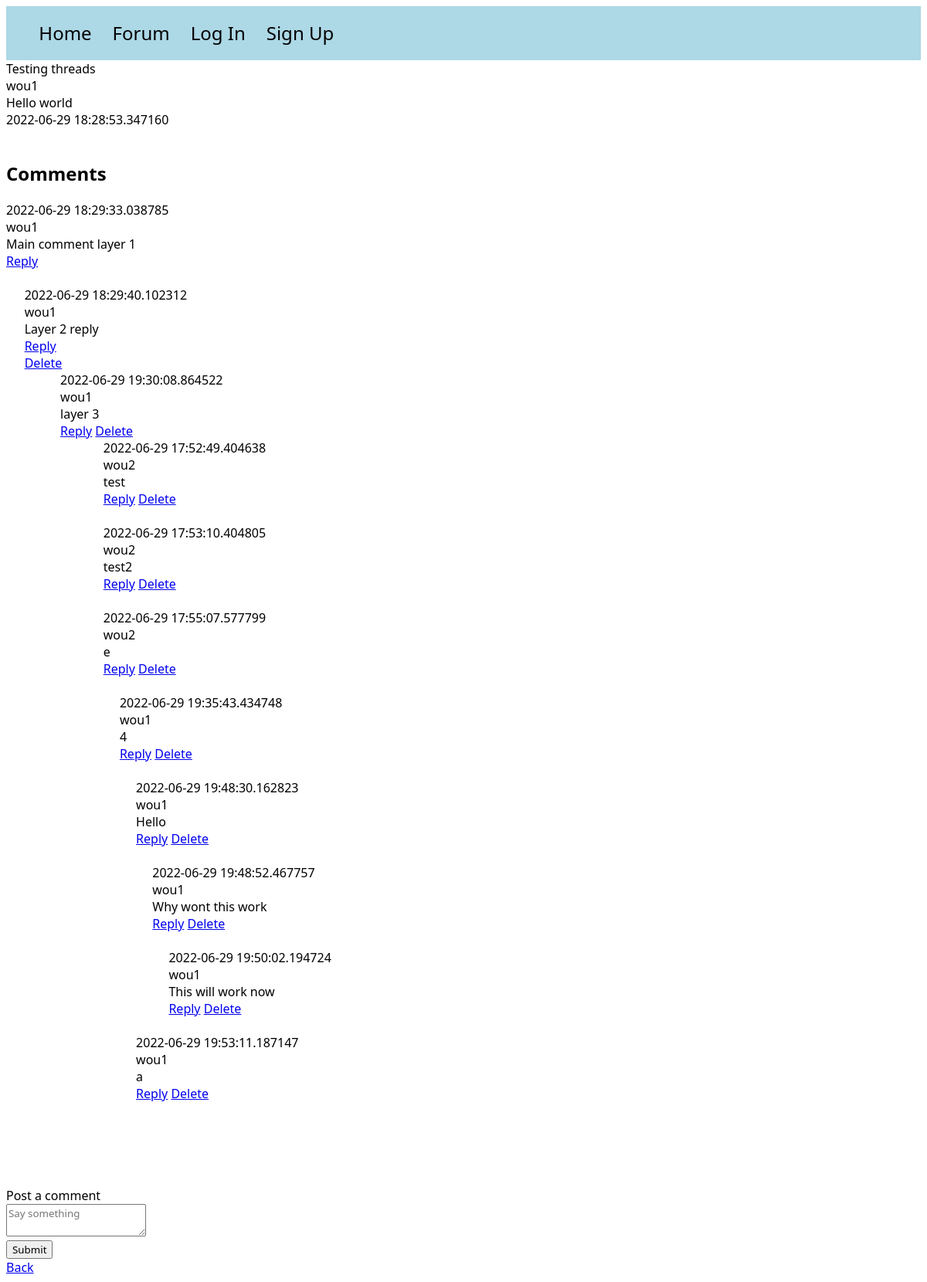
Before: /posts/1 with the older database file.
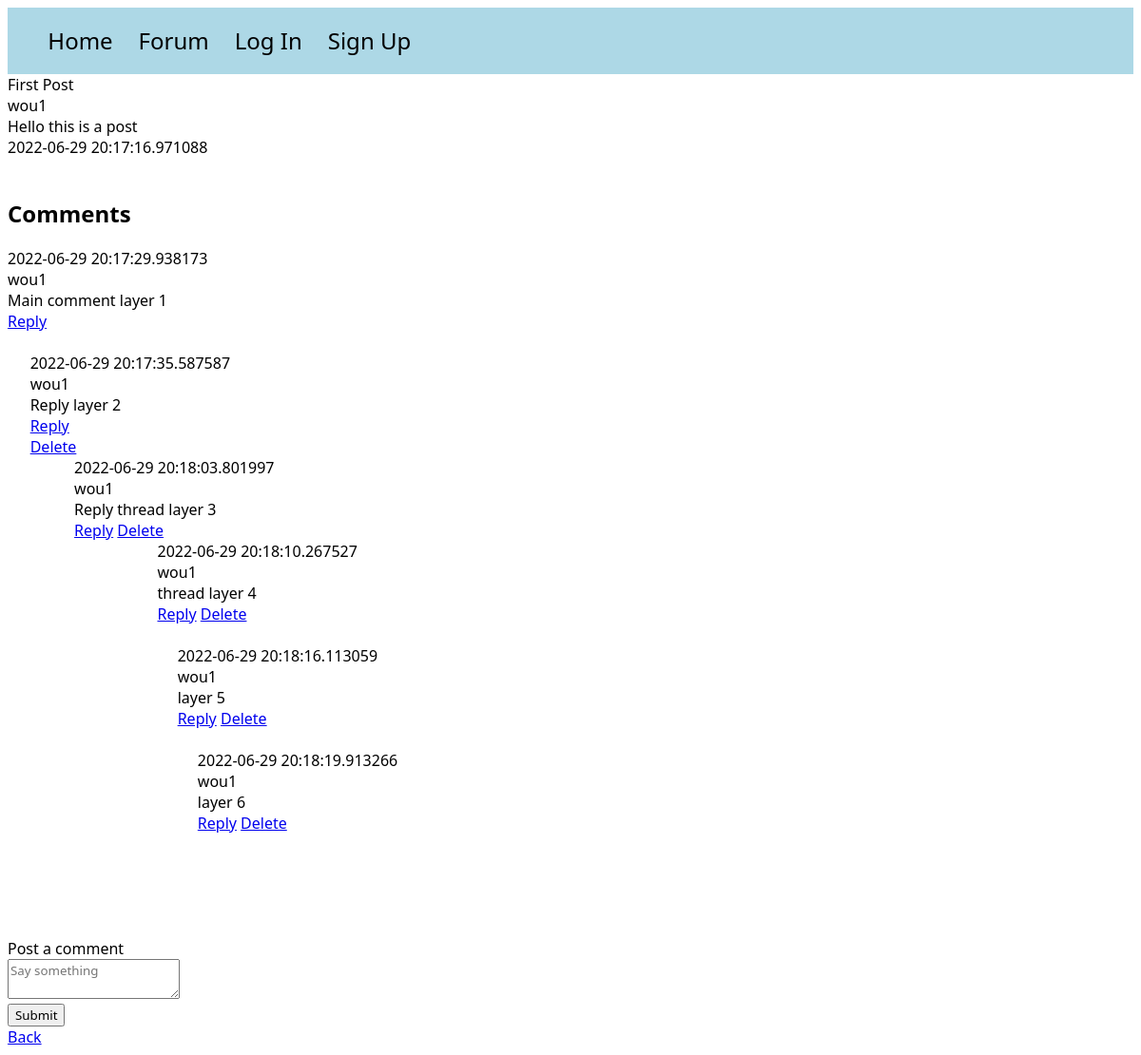
After: the same page with the newer database file.
### models.py (models this page shows)
class Post(db.Model):
    id = db.Column(db.Integer, primary_key=True)
    title = db.Column(db.String(100))
    content = db.Column(db.Text)
    poster_id = db.Column(db.Integer, db.ForeignKey(User.id))
    date_posted = db.Column(db.DateTime, default=datetime.utcnow)
    slug = db.Column(db.String(256))
    comments = db.relationship('Comment', backref='commented_post')

class Comment(db.Model):
    id = db.Column(db.Integer, primary_key=True)
    author_id = db.Column(db.Integer, db.ForeignKey(User.id))
    author_name = db.relationship('User', backref='comment_poster')
    content = db.Column(db.Text)
    timestamp = db.Column(db.DateTime, default=datetime.utcnow)
    post_id = db.Column(db.Integer, db.ForeignKey(Post.id))
    replies = db.relationship('Reply', backref='replied_comment')

class User(UserMixin, db.Model):
    id = db.Column(db.Integer, primary_key=True)
    email = db.Column(db.String(100), unique=True)
    password = db.Column(db.String(100))
    name = db.Column(db.String(1000))
    last_seen = db.Column(db.String(100))
    posts = db.relationship('Post', backref='poster')

class Reply(db.Model):
    id = db.Column(db.Integer, primary_key=True)
    reply_author_id = db.Column(db.Integer, db.ForeignKey(User.id))
    reply_author_name = db.relationship('User', backref='reply_poster')
    content = db.Column(db.Text)
    timestamp = db.Column(db.DateTime, default=datetime.utcnow)
    comment_id = db.Column(db.Integer, db.ForeignKey(Comment.id))
    post_id = db.Column(db.Integer, db.ForeignKey(Post.id))
    replies = db.relationship('ReplyThread', backref='replied_thread')

class ReplyThread(db.Model):
    id = db.Column(db.Integer, primary_key=True)
    author_id = db.Column(db.Integer, db.ForeignKey(User.id))
    author_name = db.relationship('User', backref='reply_thread_poster')
    content = db.Column(db.Text)
    timestamp = db.Column(db.DateTime, default=datetime.utcnow)
    reply_id = db.Column(db.Integer, db.ForeignKey(Reply.id))
    parent_id = db.Column(db.Integer, db.ForeignKey('reply_thread.id'))
    children = db.relationship('ReplyThread', backref='parent', remote_side=[id])
    post_id = db.Column(db.Integer, db.ForeignKey(Post.id))
    depth = db.Column(db.Integer, default=1)

### app.py (the view)
@app.route('/posts/<int:id>')
def post(id):
    post = Post.query.get_or_404(id)
    comments = Comment.query.order_by(Comment.timestamp)
    replies = Reply.query.order_by(Reply.timestamp)
    reply_threads = ReplyThread.query.order_by(ReplyThread.timestamp)
    specific_comments = [comment for comment in comments if comment.post_id == id]
    return render_template("post.html", post=post, comments=specific_comments, replies=replies, reply_threads=reply_threads, reply_thread_continued=reply_threads)

### templates/post.html (shortened to what this page needs)
<!DOCTYPE html>
<html lang="en">
<head>
</head>
<link rel="stylesheet" href="/static/style.css">
<body>
<div id="navbar">
    <ul>
        <a href="{{ url_for('home') }}"><li>Home</li></a>
        <a href="{{ url_for('posts') }}"><li>Forum</li></a>
         {% if not current_user.is_authenticated %}
        <a href="{{ url_for('auth.login') }}"><li>Log In</li></a> <a href="{{ url_for('auth.signup') }}"><li>Sign Up</li></a>
        {% endif %}
    </ul>
</div>
{{ post.title }}<br>
{{ post.poster.name }}<br>
{{ post.content }}<br>
{{ post.date_posted }}<br><br>
<div id="comment-container">
    <h2>Comments</h2>
    {% for comment in comments %}
        {{ comment.timestamp }} <br>
        {{ comment.author_name.name }} <br>
        {{ comment.content }} <br>
        <a href="{{ url_for('reply_comment', id=comment.id) }}">Reply</a>
        <br> <br>
        <div id="comment-reply-container">
        {% for reply in replies %}
            {% if reply.comment_id == comment.id %}
                {{ reply.timestamp }} <br>
                {{ reply.reply_author_name.name }} <br>
                {{ reply.content }} <br>
                <a href="{{ url_for('reply_thread', id=reply.id) }}">Reply</a> <br>
                <a href="{{ url_for('delete_reply', id=reply.id) }}">Delete</a>
                <div id="reply-thread-container">
                    {% for reply_thread in reply_threads %}
                    {% if reply_thread.reply_id == reply.id and not reply_thread.parent_id %}
                        {{ reply_thread.timestamp }} <br>
                        {{ reply_thread.author_name.name }} <br>
                        {{ reply_thread.content }} <br>
                        <a href="{{ url_for('reply_thread_continue', id=reply_thread.id) }}">Reply</a>
                        <a href="{{ url_for('delete_reply_thread', id=reply_thread.id) }}">Delete</a>
                        <div id="highest-depth-reply-container">
                                {% for reply_thread_continue in reply_thread_continued %}
                                    <div id="depth-marker" style="margin-left: {{ reply_thread_continue.depth|int }}%">
                                    {% if reply_thread_continue.parent_id == reply_thread.id or reply_thread_continue.reply_id == reply_thread_continue.children.reply_id %}
                                        {{ reply_thread_continue.timestamp }} <br>
                                        {{ reply_thread_continue.author_name.name }} <br>
                                        {{ reply_thread_continue.content }} <br>
                                        <a href="{{ url_for('reply_thread_continue', id=reply_thread_continue.id) }}">Reply</a>
                                        <a href="{{ url_for('delete_reply_thread', id=reply_thread_continue.id) }}">Delete</a><br><br>
                                    {% endif %}
                                    </div>
                                {% endfor %}
                        </div>
                        <br>
                    {% endif %}
                {% endfor %}
                </div>
                <br>
            {% endif %}
        {% endfor %} <br>
        </div>
    {% endfor %}
</div>
<br>
<div id="add-comment-container">
    <form class="comment-form" action="{{ url_for('post_comment', id=post.id) }}" method="post">
        <label for="comment-content">Post a comment</label>
        <div class="field">
            <textarea id="comment-content" name="comment_body" placeholder="Say something"></textarea>
        </div>
        <input type="submit">
    </form>
</div>
<a href="{{ url_for('posts') }}">Back</a>
</body>
</html>

Changed rows visible on the page:
removed Comment: timestamp "2022-06-29 18:29:33.038785", author_name.name "wou1", content "Main comment layer 1"
removed Reply: timestamp "2022-06-29 18:29:40.102312", reply_author_name.name "wou1", content "Layer 2 reply", shown under "2022-06-29 18:29:33.038785"
removed ReplyThread: timestamp "2022-06-29 19:30:08.864522", author_name.name "wou1", content "layer 3", shown under "2022-06-29 18:29:40.102312"
removed ReplyThread: timestamp "2022-06-29 17:52:49.404638", author_name.name "wou2", content "test", shown under "2022-06-29 19:30:08.864522"
removed ReplyThread: timestamp "2022-06-29 17:53:10.404805", author_name.name "wou2", content "test2", shown under "2022-06-29 19:30:08.864522"
removed ReplyThread: timestamp "2022-06-29 17:55:07.577799", author_name.name "wou2", content "e", shown under "2022-06-29 19:30:08.864522"
removed ReplyThread: timestamp "2022-06-29 19:35:43.434748", author_name.name "wou1", content "4", shown under "2022-06-29 19:30:08.864522"
removed ReplyThread: timestamp "2022-06-29 19:48:30.162823", author_name.name "wou1", content "Hello", shown under "2022-06-29 19:30:08.864522"
removed ReplyThread: timestamp "2022-06-29 19:48:52.467757", author_name.name "wou1", content "Why wont this work", shown under "2022-06-29 19:30:08.864522"
removed ReplyThread: timestamp "2022-06-29 19:50:02.194724", author_name.name "wou1", content "This will work now", shown under "2022-06-29 19:30:08.864522"
removed ReplyThread: timestamp "2022-06-29 19:53:11.187147", author_name.name "wou1", content "a", shown under "2022-06-29 19:30:08.864522"
changed Post: title "Testing threads" → "First Post"; content "Hello world" → "Hello this is a post"; date_posted "2022-06-29 18:28:53.347160" → "2022-06-29 20:17:16.971088"
now on this page (row edited): Comment: timestamp "2022-06-29 20:17:29.938173", author_name.name "wou1", content "Main comment layer 1"
now on this page (row edited): Reply: timestamp "2022-06-29 20:17:35.587587", reply_author_name.name "wou1", content "Reply layer 2", shown under "2022-06-29 20:17:29.938173"
now on this page (row edited): ReplyThread: timestamp "2022-06-29 20:18:03.801997", author_name.name "wou1", content "Reply thread layer 3", shown under "2022-06-29 20:17:35.587587"
now on this page (row edited): ReplyThread: timestamp "2022-06-29 20:18:10.267527", author_name.name "wou1", content "thread layer 4", shown under "2022-06-29 20:18:03.801997"
now on this page (row edited): ReplyThread: timestamp "2022-06-29 20:18:16.113059", author_name.name "wou1", content "layer 5", shown under "2022-06-29 20:18:03.801997"
now on this page (row edited): ReplyThread: timestamp "2022-06-29 20:18:19.913266", author_name.name "wou1", content "layer 6", shown under "2022-06-29 20:18:03.801997"
